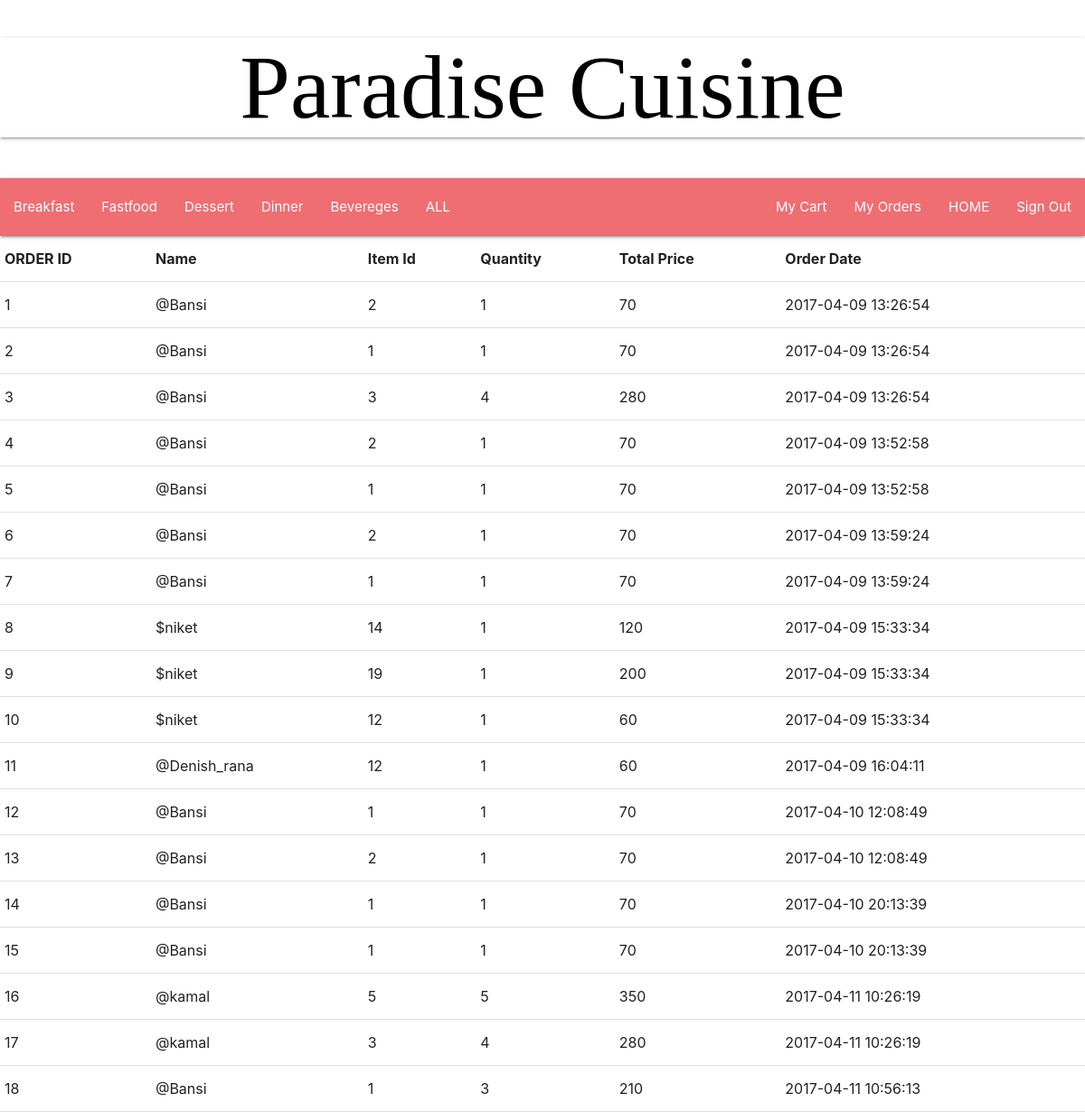
/myorders.php (signed in), run on the app's committed database.
### tables this page shows
CREATE TABLE `orders` (
  `orderid` int(6) UNSIGNED NOT NULL,
  `username` varchar(15) NOT NULL,
  `itemid` int(6) NOT NULL,
  `quantity` int(6) NOT NULL,
  `price` int(6) DEFAULT NULL,
  `total` int(6) NOT NULL,
  `OrderDate` datetime NOT NULL DEFAULT CURRENT_TIMESTAMP
);

### myorders.php (the view, shortened to what this page needs)
<!DOCTYPE html>
<html>
<head>
	<link rel="stylesheet" type="text/css" href="css/materialize.css">
</head>
<body >
<div class="row" >
	<center><h1 class="z-depth-1" style="font-family: Brush Script MT;font-size: 100px; color: rgb(0,0,0);" >Paradise Cuisine</h1></center>
</div>
	 <nav>
    	<div class="nav-wrapper">
      		    <ul id="nav-mobile" class="left hide-on-med-and-down">
        			<li><a href="menu1.php?cat=breakfast">Breakfast</a></li>
        			 <li><a href="menu1.php?cat=Fastfood">Fastfood</a></li>
     	   			<li><a href="menu1.php?cat=dessert">Dessert</a></li>
 		   	        <li><a href="menu1.php?cat=dinner">Dinner</a></li>
 		   	        <li><a href="menu1.php?cat=bevereges">Bevereges</a></li>
     			 	<li><a href="menu1.php?cat=all">ALL</a></li>
     			 </ul>
     			 <ul id="nav-mobile" class="right hide-on-med-and-down">
     			 	<li><a href="orders/viewcart.php">My Cart</a></li>
     			 	<li><a href="myorders.php">My Orders</a></li>
     			 	<li><a href="home.php">HOME</a></li>
     			 	<li><a href="signout.php">Sign Out</a></li>
     			 </ul>
	    </div>
 	 </nav>
<?php
if(isset($_SESSION['user']))
{
try{
		$dbhandler = new PDO('mysql:host=127.0.0.1;dbname=phpdata','root','');
		$dbhandler->setAttribute(PDO::ATTR_ERRMODE,PDO::ERRMODE_EXCEPTION);
		$stmt = $dbhandler->prepare('SELECT * FROM orders where username=?');
		$stmt->bindParam(1, $_SESSION['user'], PDO::PARAM_INT);
		$stmt->execute();
		$result = $stmt->setFetchMode(PDO::FETCH_ASSOC);
		if($result)
					{
							echo "<table border='2'><tr><th>ORDER ID</th><th>Name</th><th>Item Id</th><th>Quantity</th><th>Total Price</th><th>Order Date</th></tr>";
							foreach($stmt->fetchAll() as $row)
							{
								$datetime1 = new DateTime();
								$datetime2 = new DateTime($row['OrderDate']);
								$interval = $datetime1->diff($datetime2);
								$elapsed = $interval->format('%a days');
								if($elapsed<=31)
								{
								echo "<tr><td>".$row['orderid']."</td><td>".$row['username']."</td><td>".$row['itemid']."</td><td>".$row['quantity']."</td><td>".$row['total']."</td><td>".$row['OrderDate']."</td></tr>";
								}
							}
					}
					else
					{
						echo "NO ITEMS";
					}
}
catch(PDOException $e){
	echo $e->getMessage();
	die("Error");
}
}
else
{
	header("location:login.php?msg=Please LogIn");
}
?>
</body>
</html>

### data on the page
orders: orderid "1", username "@Bansi", itemid "2", quantity "1", total "70", OrderDate "2017-04-09 13:26:54"
orders: orderid "2", username "@Bansi", itemid "1", quantity "1", total "70", OrderDate "2017-04-09 13:26:54"
orders: orderid "3", username "@Bansi", itemid "3", quantity "4", total "280", OrderDate "2017-04-09 13:26:54"
orders: orderid "4", username "@Bansi", itemid "2", quantity "1", total "70", OrderDate "2017-04-09 13:52:58"
orders: orderid "5", username "@Bansi", itemid "1", quantity "1", total "70", OrderDate "2017-04-09 13:52:58"
orders: orderid "6", username "@Bansi", itemid "2", quantity "1", total "70", OrderDate "2017-04-09 13:59:24"
orders: orderid "7", username "@Bansi", itemid "1", quantity "1", total "70", OrderDate "2017-04-09 13:59:24"
orders: orderid "8", username "$niket", itemid "14", quantity "1", total "120", OrderDate "2017-04-09 15:33:34"
orders: orderid "9", username "$niket", itemid "19", quantity "1", total "200", OrderDate "2017-04-09 15:33:34"
orders: orderid "10", username "$niket", itemid "12", quantity "1", total "60", OrderDate "2017-04-09 15:33:34"
orders: orderid "11", username "@Denish_rana", itemid "12", quantity "1", total "60", OrderDate "2017-04-09 16:04:11"
orders: orderid "12", username "@Bansi", itemid "1", quantity "1", total "70", OrderDate "2017-04-10 12:08:49"
orders: orderid "13", username "@Bansi", itemid "2", quantity "1", total "70", OrderDate "2017-04-10 12:08:49"
orders: orderid "14", username "@Bansi", itemid "1", quantity "1", total "70", OrderDate "2017-04-10 20:13:39"
orders: orderid "15", username "@Bansi", itemid "1", quantity "1", total "70", OrderDate "2017-04-10 20:13:39"
orders: orderid "16", username "@kamal", itemid "5", quantity "5", total "350", OrderDate "2017-04-11 10:26:19"
orders: orderid "17", username "@kamal", itemid "3", quantity "4", total "280", OrderDate "2017-04-11 10:26:19"
orders: orderid "18", username "@Bansi", itemid "1", quantity "3", total "210", OrderDate "2017-04-11 10:56:13"
